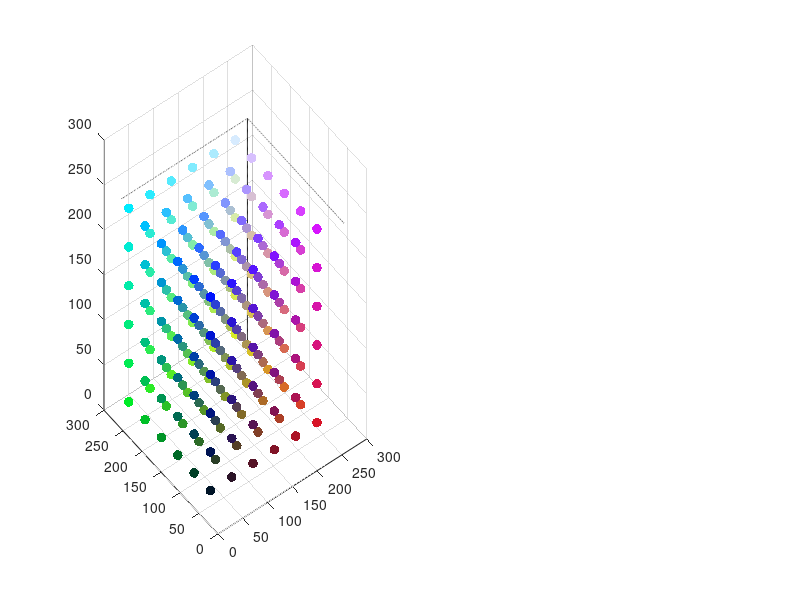

Reproduce this figure in MATLAB. (Note: this script raises an error after producing the figure.)
figure('Position',[193.8,305,908.8,366.4])
subplot(121)
data = load('img1.txt');
color = data(:,2:4);
scatter3(color(:,1),color(:,2),color(:,3),50,color./255,'filled');hold on 
grid on
ax = gca;
XYZ = 1:255;
num255 = ones(1,255)*255;
plot3(num255,num255,XYZ,'k',num255,XYZ,num255,'k',XYZ,num255,num255,'k');
ax.XAxisLocation = 'origin';
ax.YAxisLocation = 'origin';
xlim([0,256]),ylim([0,256]),zlim([0,256])
view(124,38)
xlabel('R');ylabel('G');zlabel('B');
title('图像1 RGB颜色散点图')
subplot(122)
data = load('img2.txt');
color = data(:,2:4);
scatter3(color(:,1),color(:,2),color(:,3),50,color./255,'filled');hold on 
grid on
ax = gca;
XYZ = 1:255;
num255 = ones(1,255)*255;
plot3(num255,num255,XYZ,'k',num255,XYZ,num255,'k',XYZ,num255,num255,'k');
ax.XAxisLocation = 'origin';
ax.YAxisLocation = 'origin';
xlim([0,256]),ylim([0,256]),zlim([0,256])
view(124,38)
xlabel('R');ylabel('G');zlabel('B');
title('图像2 RGB颜色散点图')
print(gcf,'..\img\图像1 2的rgb颜色','-dpng','-r600')
